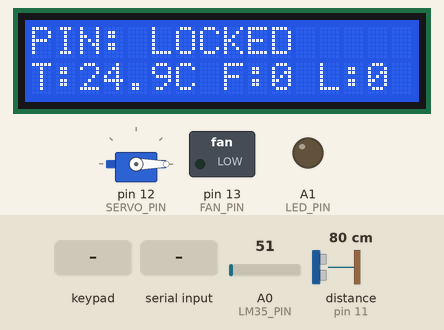
The sketch below on a simulated Arduino Uno, built with avr-gcc and run on an emulated ATmega328P. Shown: 16×2 character LCD, servo, switched loads named in the sketch (green lamp = pin HIGH), output pins drawn as LEDs (lit = HIGH). Wiring (inferred from the names in the program): ultrasonic range finder: trigger pin 10; echo pin 11. The test bench sets the inputs (shaded band); at power-on: distance to the obstacle (sensor on pin 11) 80 cm, A0 (LM35_PIN) = 51. The echo pulse lasts 58.3 µs per cm; pins used as bus, display or sensor lines are not drawn.

Above: at 2.2 s.
2.3 s: keypad keys 1 2 3 4 A pressed 0.4 s apart
At 4.3 s:
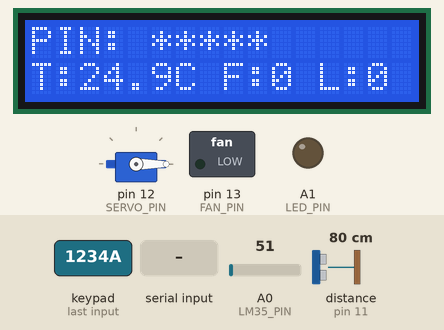
5.8 s: distance to the obstacle (sensor on pin 11) set to 4 cm
At 7.3 s:
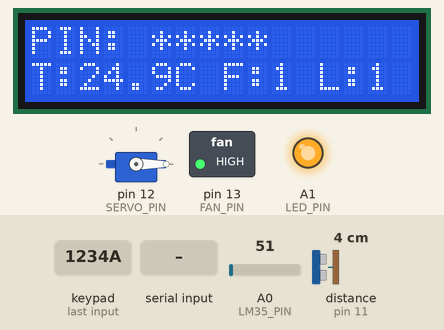
8.8 s: "A\n" received over Serial
At 9.2 s:
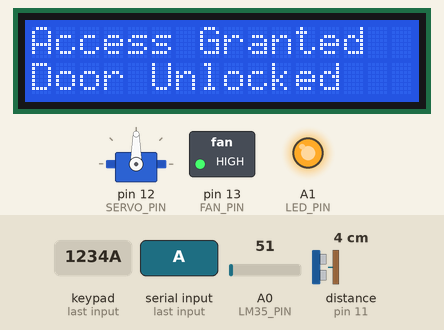
11.8 s: key 'D' pressed
At 13.3 s:
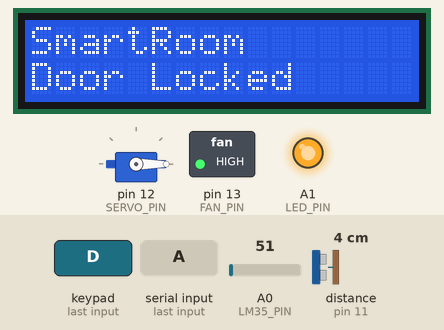
14.8 s: A0 (LM35_PIN) set to 15
At 17.0 s:
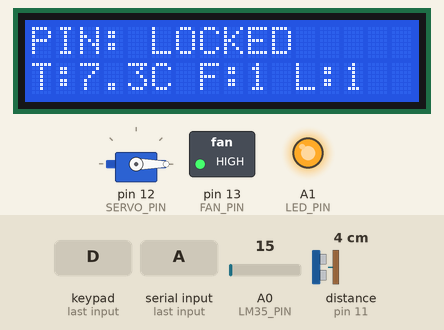
17.8 s: byte 76 ('L') received over Serial
At 18.8 s:
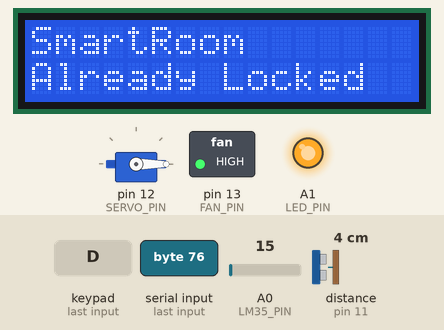
Timing chart, 0 to 20.8 s (numbered marks = the images above; inputs shaded):
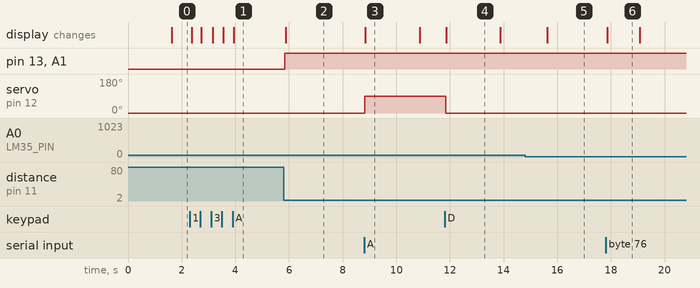

The sketch:

smartroom_arduino.ino
```cpp
/*
 * SmartRoom Intelligent IoT Control and Security System
 * Arduino Uno Firmware (smartroom_arduino.ino)
 *
 * Preserved Hardware Pin Configuration:
 *   D0       : Hardware Serial RX (USB to laptop Python OpenCV face recognition)
 *   D1       : Hardware Serial TX (USB to laptop)
 *   D2 - D5  : 4x4 Keypad Rows R1 - R4
 *   D6 - D9  : 4x4 Keypad Cols C1 - C4
 *   D10      : HC-SR04 Ultrasonic TRIG
 *   D11      : HC-SR04 Ultrasonic ECHO
 *   D12      : Servo Motor Signal (External regulated 5V PSU recommended; common GND!)
 *   D13      : DC Motor Driver Input (Fan, protected driver)
 *   A0       : LM35 Temperature Sensor Analog Output
 *   A1       : External LED (via 220-ohm resistor)
 *   A2       : SoftwareSerial RX (from NodeMCU D1 / GPIO5 TX)
 *   A3       : SoftwareSerial TX (to NodeMCU D2 / GPIO4 RX via 1k/2k voltage divider)
 *   A4       : I2C LCD SDA
 *   A5       : I2C LCD SCL
 *
 * Timing & Interrupt Interference Note:
 *   AVR SoftwareSerial disables interrupts during byte transmission/reception, which can
 *   cause jitter with Servo.h (Timer1 PWM). To prevent signal corruption and continuous
 *   servo holding torque, this sketch detaches the servo ~700 ms after every movement,
 *   pulls D12 LOW, and avoids transmitting SoftwareSerial frames while the servo is moving.
 *   Ensure the physical door latch stays mechanically secured without continuous servo torque.
 *
 * Required Arduino Libraries:
 *   - Keypad (by Mark Stanley, Alexander Brevig)
 *   - LiquidCrystal_I2C (by Frank de Brabander)
 *   - Servo (built-in)
 *   - SoftwareSerial (built-in)
 *   - Wire (built-in)
 */

#include <Wire.h>
#include <LiquidCrystal_I2C.h>
#include <Keypad.h>
#include <Servo.h>
#include <SoftwareSerial.h>

// -------------------- Pin Definitions (DO NOT MODIFY) --------------------
const uint8_t TRIG_PIN     = 10;
const uint8_t ECHO_PIN     = 11;
const uint8_t SERVO_PIN    = 12;
const uint8_t FAN_PIN      = 13;
const uint8_t LM35_PIN     = A0;
const uint8_t LED_PIN      = A1;
const uint8_t ESP_RX_PIN   = A2;
const uint8_t ESP_TX_PIN   = A3;

// -------------------- Servo & Lock Constants --------------------
const int SERVO_LOCKED_ANGLE   = 0;
const int SERVO_UNLOCKED_ANGLE = 90;
const unsigned long SERVO_MOVE_MS = 700UL;
const unsigned long AUTO_LOCK_MS  = 10000UL;

// -------------------- Ultrasonic Constants --------------------
const unsigned long ULTRASONIC_INTERVAL_MS = 100UL;
const float HAND_MIN_CM   = 2.0f;
const float HAND_MAX_CM   = 10.0f;
const float CLEAR_MIN_CM  = 12.0f;
const uint8_t REQUIRED_CLEAR_READINGS = 3;

// -------------------- Telemetry Constants --------------------
const unsigned long TELEMETRY_INTERVAL_MS = 1000UL;
const unsigned long LCD_MESSAGE_HOLD_MS   = 2000UL;

// -------------------- Keypad Setup (4x4) --------------------
const byte ROWS = 4;
const byte COLS = 4;
char keys[ROWS][COLS] = {
  {'1', '2', '3', 'A'},
  {'4', '5', '6', 'B'},
  {'7', '8', '9', 'C'},
  {'*', '0', '#', 'D'}
};
byte rowPins[ROWS] = {2, 3, 4, 5};
byte colPins[COLS] = {6, 7, 8, 9};
Keypad keypad = Keypad(makeKeymap(keys), rowPins, colPins, ROWS, COLS);

// Default demonstration keypad password (never transmitted over serial or MQTT)
const char CORRECT_PASSWORD[] = "1234";
char enteredPin[10] = "";
uint8_t enteredLen = 0;

// -------------------- Peripherals --------------------
// Note: Most I2C 16x2 LCDs use 0x27 (some use 0x3F). Update address if blank.
LiquidCrystal_I2C lcd(0x27, 16, 2);
Servo doorServo;
SoftwareSerial espSerial(ESP_RX_PIN, ESP_TX_PIN); // RX=A2, TX=A3

// -------------------- Runtime State --------------------
bool fanState = false;
bool ledState = false;
bool doorUnlocked = false;
bool handReady = true;
uint8_t clearReadings = 0;

float currentTempC = 25.0f;
float currentDistCm = 0.0f;

// Non-blocking servo motion & detach state
bool servoMoving = false;
unsigned long servoMoveStartMs = 0;
unsigned long doorUnlockedAtMs = 0;

// Pending remote command ACK correlation
bool hasPendingAck = false;
char pendingAckCmdId[48] = "";
char pendingAckAction[12] = "";
bool pendingAckDoorUnlocked = false;

// Serial RX buffer for NodeMCU commands
char espRxBuf[72];
uint8_t espRxLen = 0;

// Timers
unsigned long lastUltrasonicMs = 0;
unsigned long lastTelemetryMs = 0;
unsigned long lcdStatusExpiresMs = 0;
bool lcdDirty = true;

// -------------------- Helpers --------------------
void sendEspLine(const char* line) {
  espSerial.println(line);
}

void showLcdStatus(const char* line1, const char* line2, unsigned long holdMs = LCD_MESSAGE_HOLD_MS) {
  lcd.clear();
  lcd.setCursor(0, 0);
  lcd.print(line1);
  lcd.setCursor(0, 1);
  lcd.print(line2);
  lcdStatusExpiresMs = millis() + holdMs;
  lcdDirty = false;
}

void refreshIdleLcd() {
  if (!lcdDirty && millis() < lcdStatusExpiresMs) return;
  if (millis() < lcdStatusExpiresMs) return;

  lcd.clear();
  lcd.setCursor(0, 0);
  if (doorUnlocked) {
    lcd.print(F("DOOR: UNLOCKED"));
  } else {
    lcd.print(F("PIN: "));
    for (uint8_t i = 0; i < enteredLen && i < 10; i++) {
      lcd.print('*');
    }
    if (enteredLen == 0) {
      lcd.print(F("LOCKED"));
    }
  }

  lcd.setCursor(0, 1);
  char buf[17];
  int tInt = (int)currentTempC;
  int tDec = abs((int)((currentTempC - tInt) * 10));
  snprintf(buf, sizeof(buf), "T:%d.%dC F:%s L:%s", tInt, tDec, fanState ? "1" : "0", ledState ? "1" : "0");
  lcd.print(buf);
  lcdDirty = false;
}

void startServoMove(int targetAngle) {
  doorServo.attach(SERVO_PIN);
  doorServo.write(targetAngle);
  servoMoving = true;
  servoMoveStartMs = millis();
}

char pendingLocalEvent[24] = "";
bool pendingWrongPassword = false;
bool pendingUnknownFace = false;
bool pendingLedNotify = false;

void triggerUnlockWithEvent(const char* sourceEvent, const char* cmdId = nullptr) {
  doorUnlockedAtMs = millis();
  bool wasLocked = !doorUnlocked;
  doorUnlocked = true;

  if (cmdId != nullptr && cmdId[0] != '\0') {
    hasPendingAck = true;
    strncpy(pendingAckCmdId, cmdId, sizeof(pendingAckCmdId) - 1);
    pendingAckCmdId[sizeof(pendingAckCmdId) - 1] = '\0';
    strncpy(pendingAckAction, "UNLOCK", sizeof(pendingAckAction) - 1);
    pendingAckDoorUnlocked = true;
  }

  if (wasLocked) {
    if (sourceEvent != nullptr && sourceEvent[0] != '\0') {
      strncpy(pendingLocalEvent, sourceEvent, sizeof(pendingLocalEvent) - 1);
      pendingLocalEvent[sizeof(pendingLocalEvent) - 1] = '\0';
    } else {
      pendingLocalEvent[0] = '\0';
    }
    startServoMove(SERVO_UNLOCKED_ANGLE);
    showLcdStatus("Access Granted", "Door Unlocked");
  } else {
    // Already unlocked: reset 10s auto-lock timer and respond immediately
    pendingLocalEvent[0] = '\0';
    showLcdStatus("Door Unlocked", "Timer Extended");
    if (hasPendingAck) {
      char ackBuf[84];
      snprintf(ackBuf, sizeof(ackBuf), "ACK:%s:UNLOCK:1:1", pendingAckCmdId);
      sendEspLine(ackBuf);
      hasPendingAck = false;
    }
    if (sourceEvent != nullptr && sourceEvent[0] != '\0') {
      sendEspLine(sourceEvent);
    }
  }
}

void triggerLock(const char* cmdId = nullptr) {
  bool wasUnlocked = doorUnlocked;
  doorUnlocked = false;

  if (cmdId != nullptr && cmdId[0] != '\0') {
    hasPendingAck = true;
    strncpy(pendingAckCmdId, cmdId, sizeof(pendingAckCmdId) - 1);
    pendingAckCmdId[sizeof(pendingAckCmdId) - 1] = '\0';
    strncpy(pendingAckAction, "LOCK", sizeof(pendingAckAction) - 1);
    pendingAckDoorUnlocked = false;
  }

  if (wasUnlocked) {
    strncpy(pendingLocalEvent, "DOOR_LOCKED", sizeof(pendingLocalEvent) - 1);
    startServoMove(SERVO_LOCKED_ANGLE);
    showLcdStatus("SmartRoom", "Door Locked");
  } else {
    // Already locked
    if (hasPendingAck) {
      char ackBuf[84];
      snprintf(ackBuf, sizeof(ackBuf), "ACK:%s:LOCK:1:0", pendingAckCmdId);
      sendEspLine(ackBuf);
      hasPendingAck = false;
    }
    sendEspLine("DOOR_LOCKED");
    showLcdStatus("SmartRoom", "Already Locked", 1200UL);
  }
}

void handleServoLifecycle() {
  if (servoMoving && (millis() - servoMoveStartMs >= SERVO_MOVE_MS)) {
    doorServo.detach();
    digitalWrite(SERVO_PIN, LOW); // Keep signal pin LOW after detach
    servoMoving = false;
    lcdDirty = true;

    // Safe window to transmit SoftwareSerial messages without Servo PWM interference
    if (hasPendingAck) {
      char ackBuf[84];
      snprintf(
        ackBuf,
        sizeof(ackBuf),
        "ACK:%s:%s:1:%d",
        pendingAckCmdId,
        pendingAckAction,
        pendingAckDoorUnlocked ? 1 : 0
      );
      sendEspLine(ackBuf);
      hasPendingAck = false;
    }
    if (pendingLocalEvent[0] != '\0') {
      sendEspLine(pendingLocalEvent);
      pendingLocalEvent[0] = '\0';
    }
    if (pendingWrongPassword) {
      sendEspLine("WRONG_PASSWORD");
      pendingWrongPassword = false;
    }
    if (pendingUnknownFace) {
      sendEspLine("UNKNOWN_FACE");
      pendingUnknownFace = false;
    }
    if (pendingLedNotify) {
      sendEspLine(ledState ? "LED_ON" : "LED_OFF");
      pendingLedNotify = false;
    }
  }

  // Automatic lock after 10 seconds
  if (doorUnlocked && !servoMoving && (millis() - doorUnlockedAtMs >= AUTO_LOCK_MS)) {
    triggerLock(nullptr);
  }
}

float readLm35Celsius() {
  long sum = 0;
  for (uint8_t i = 0; i < 5; i++) {
    sum += analogRead(LM35_PIN);
  }
  float avgRaw = sum / 5.0f;
  float voltageMv = (avgRaw * 5000.0f) / 1024.0f;
  return voltageMv / 10.0f;
}

void sampleUltrasonicAndControl() {
  if (millis() - lastUltrasonicMs < ULTRASONIC_INTERVAL_MS) return;
  lastUltrasonicMs = millis();

  digitalWrite(TRIG_PIN, LOW);
  delayMicroseconds(2);
  digitalWrite(TRIG_PIN, HIGH);
  delayMicroseconds(10);
  digitalWrite(TRIG_PIN, LOW);

  unsigned long duration = pulseIn(ECHO_PIN, HIGH, 25000UL);
  float dist = (duration == 0) ? 0.0f : (duration * 0.0343f) / 2.0f;
  currentDistCm = dist;

  bool handPresent = (duration > 0 && dist >= HAND_MIN_CM && dist < HAND_MAX_CM);
  bool isClear = (duration == 0 || dist >= CLEAR_MIN_CM);

  if (handReady) {
    if (handPresent) {
      fanState = !fanState;
      ledState = fanState;
      digitalWrite(FAN_PIN, fanState ? HIGH : LOW);
      digitalWrite(LED_PIN, ledState ? HIGH : LOW);
      handReady = false;
      clearReadings = 0;
      lcdDirty = true;

      if (!servoMoving) {
        sendEspLine(ledState ? "LED_ON" : "LED_OFF");
      } else {
        pendingLedNotify = true;
      }
    }
  } else {
    if (isClear) {
      if (clearReadings < REQUIRED_CLEAR_READINGS) {
        clearReadings++;
      }
      if (clearReadings >= REQUIRED_CLEAR_READINGS) {
        handReady = true;
        clearReadings = 0;
      }
    } else {
      clearReadings = 0;
    }
  }
}

void handleKeypad() {
  char key = keypad.getKey();
  if (!key) return;

  if (key == '*') {
    enteredLen = 0;
    enteredPin[0] = '\0';
    lcdStatusExpiresMs = 0;
    lcdDirty = true;
    return;
  }

  if (key == 'D') {
    enteredLen = 0;
    enteredPin[0] = '\0';
    triggerLock(nullptr);
    return;
  }

  if (key == '#') {
    enteredPin[enteredLen] = '\0';
    if (strcmp(enteredPin, CORRECT_PASSWORD) == 0) {
      enteredLen = 0;
      enteredPin[0] = '\0';
      triggerUnlockWithEvent("UNLOCK_PASSWORD");
    } else {
      enteredLen = 0;
      enteredPin[0] = '\0';
      // Do NOT move servo on wrong password
      showLcdStatus("Wrong Password!", "Access Denied");
      if (!servoMoving) {
        sendEspLine("WRONG_PASSWORD");
      } else {
        pendingWrongPassword = true;
      }
    }
    return;
  }

  // Append digit/key up to buffer limit
  if (enteredLen < sizeof(enteredPin) - 1) {
    enteredPin[enteredLen++] = key;
    enteredPin[enteredLen] = '\0';
    lcdStatusExpiresMs = 0;
    lcdDirty = true;
  }
}

void handleLaptopFaceSerial() {
  while (Serial.available() > 0) {
    char c = (char)Serial.read();
    if (c == 'A') {
      triggerUnlockWithEvent("UNLOCK_FACE");
    } else if (c == 'R') {
      // Do NOT move servo on unauthorized face
      showLcdStatus("Unknown Face!", "Access Denied");
      if (!servoMoving) {
        sendEspLine("UNKNOWN_FACE");
      } else {
        pendingUnknownFace = true;
      }
    } else if (c == 'L') {
      triggerLock(nullptr);
    }
  }
}

void processEspCommand(char* cmd) {
  // Trim trailing whitespace
  int len = strlen(cmd);
  while (len > 0 && (cmd[len - 1] == '\r' || cmd[len - 1] == '\n' || cmd[len - 1] == ' ')) {
    cmd[--len] = '\0';
  }
  if (len == 0) return;

  if (strcmp(cmd, "UNLOCK") == 0) {
    triggerUnlockWithEvent("UNLOCK_BLYNK", nullptr);
  } else if (strncmp(cmd, "UNLOCK:", 7) == 0) {
    triggerUnlockWithEvent("UNLOCK_REMOTE", cmd + 7);
  } else if (strcmp(cmd, "LOCK") == 0) {
    triggerLock(nullptr);
  } else if (strncmp(cmd, "LOCK:", 5) == 0) {
    triggerLock(cmd + 5);
  }
}

void handleEspSerialRx() {
  while (espSerial.available() > 0) {
    char c = (char)espSerial.read();
    if (c == '\n') {
      espRxBuf[espRxLen] = '\0';
      processEspCommand(espRxBuf);
      espRxLen = 0;
    } else if (c != '\r') {
      if (espRxLen < sizeof(espRxBuf) - 1) {
        espRxBuf[espRxLen++] = c;
      } else {
        espRxLen = 0; // Discard overflow frame safely
      }
    }
  }
}

void sendTelemetryFrame() {
  if (servoMoving) return; // Keep SoftwareSerial silent while servo PWM is active
  if (millis() - lastTelemetryMs < TELEMETRY_INTERVAL_MS) return;
  lastTelemetryMs = millis();

  currentTempC = readLm35Celsius();
  lcdDirty = true;

  char tempStr[12];
  char distStr[12];
  dtostrf(currentTempC, 4, 2, tempStr);
  dtostrf(currentDistCm, 4, 2, distStr);

  char payload[64];
  snprintf(
    payload,
    sizeof(payload),
    "S,%s,%s,%d,%d",
    tempStr,
    distStr,
    fanState ? 1 : 0,
    doorUnlocked ? 1 : 0
  );
  sendEspLine(payload);
}

// -------------------- Setup & Main Loop --------------------
void setup() {
  Serial.begin(9600);
  espSerial.begin(9600);
  espSerial.listen();

  pinMode(TRIG_PIN, OUTPUT);
  pinMode(ECHO_PIN, INPUT);
  pinMode(FAN_PIN, OUTPUT);
  pinMode(LED_PIN, OUTPUT);
  pinMode(SERVO_PIN, OUTPUT);

  digitalWrite(TRIG_PIN, LOW);
  digitalWrite(FAN_PIN, LOW);
  digitalWrite(LED_PIN, LOW);
  digitalWrite(SERVO_PIN, LOW);

  lcd.init();
  lcd.backlight();
  showLcdStatus("SmartRoom IoT", "Initializing...", 1500UL);

  // Preserve initial locking movement at startup, then detach after ~700 ms
  doorUnlocked = false;
  doorServo.attach(SERVO_PIN);
  doorServo.write(SERVO_LOCKED_ANGLE);
  delay(SERVO_MOVE_MS);
  doorServo.detach();
  digitalWrite(SERVO_PIN, LOW);

  currentTempC = readLm35Celsius();
  sendEspLine("DOOR_LOCKED");
  lcdDirty = true;
}

void loop() {
  handleServoLifecycle();
  handleLaptopFaceSerial();
  handleEspSerialRx();
  handleKeypad();
  sampleUltrasonicAndControl();
  sendTelemetryFrame();
  refreshIdleLcd();
}
```

Measured:
- after the input at 2.3 s, the display: first changes after 0.07 s (image 1 shows a later state)
- after the input at 5.8 s, pin 13 (FAN_PIN), A1 (LED_PIN): LOW → HIGH after 0.05 s; the display: changes after 0.09 s (image 2)
- after the input at 8.8 s, servo on pin 12 (SERVO_PIN): 0° → 90° at once; the display: changes after 0.05 s (image 3)
- after the input at 11.8 s, servo on pin 12 (SERVO_PIN): 90° → 0° at once; the display: changes after 0.06 s (image 4)
- after the input at 14.8 s, the display: changes after 0.82 s (image 5)
- after the input at 17.8 s, the display: changes after 0.06 s (image 6)
- what the display in image 3 shows lasts 2.1 s, from 8.8 s to 10.9 s
